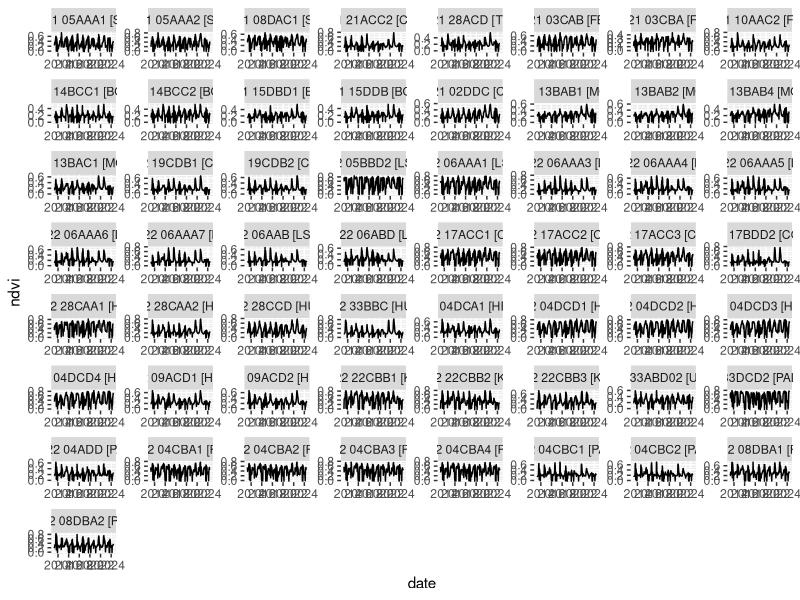
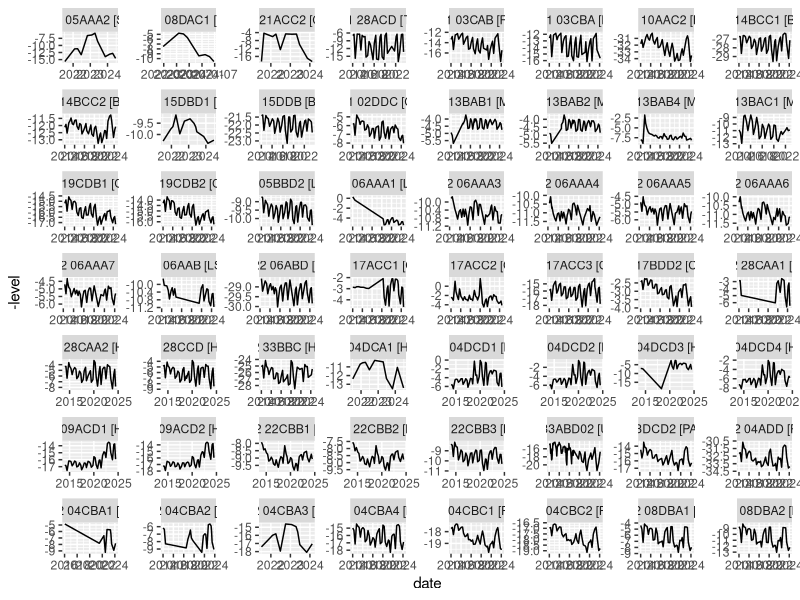
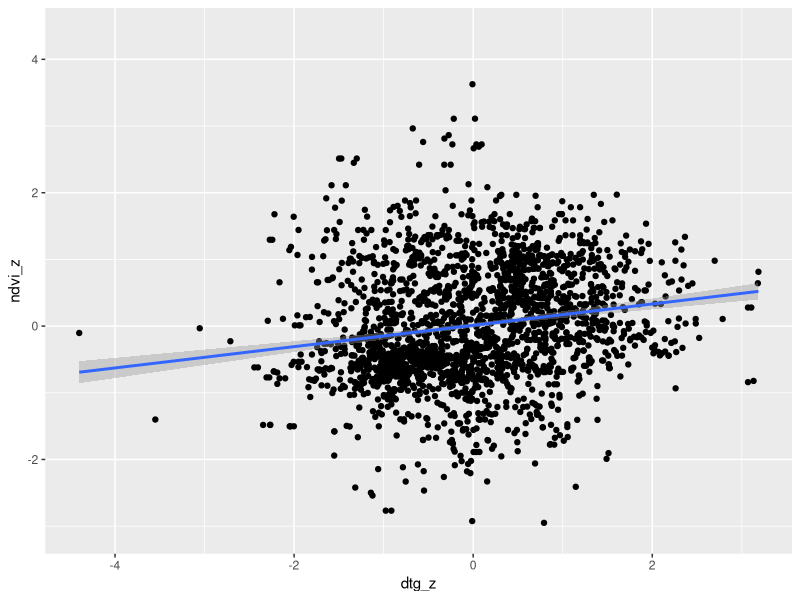

Source code (R) for these figures, in order:
library(tidyverse)
# install.packages("zoo")
library(zoo)
options(scipen = 99999)

ndvi_ts <- read_csv("data/L8_2013_2024.csv")
#ndvi_ts <- read_csv("data/NDVI_time_series.csv")

ndvi <- ndvi_ts %>% 
  mutate(date = make_date(year = year, month = month, day = day),
         ndvi = NDVI) %>% 
  select(name, ndvi, date) %>% 
  filter(date > "2013-04-10")

# create df of all dates in landsat 8 observation period
full_time <- seq(min(ndvi$date), max(ndvi$date), by = 'day')

# expand the ndvi df to include all these dates

ndvi_full <- ndvi %>% 
  group_by(name) %>% 
  complete(date = full_time) %>% 
  ungroup()

# interpolate (will fill in now that all needed dates are present)

ndvi_inter <- ndvi_full %>% 
  group_by(name) %>% 
  mutate(ndvi = na.approx(ndvi, na.rm = F))

ggplot(ndvi_inter, aes(x = date, y = ndvi, group = name))+
  geom_line()+
  facet_wrap(~name, scales = "free")

# levels for these aquifers:

alluv_levels <- read_csv("data/Near-stream_alluvial-aquifer_water_levels.csv",
                         skip = 2, col_names = T)

alluvial <- alluv_levels %>% 
  transmute(date = as.POSIXct(lev_timestamp, tryFormats = c("%m/%d/%Y")),
            name = station_nm, lat = y, lon = x, level = lev_va)

filter(alluvial, year(date) > 2013) %>% 
ggplot(aes(x = date, y = -level, group = name))+
  geom_line()+
  facet_wrap(~name, scales = "free")

# exact date matches... are not a lot.. not a lot of rpt msmsts for sites
# interpolation? (use same methodology as MODIS??)

# could either filter sites in terms of data continuity or utilize the paucity..

# sample size is too low

alluvial_ndvi <- full_join(alluvial, ndvi_inter) %>% 
  filter(year(date) >= 2013)

# filter to dry months (April, May, and June)

dry_months <- filter(alluvial_ndvi)
#, month(date) %in% c(4,5,6)

alluvial_stats <- dry_months %>% 
  group_by(name) %>% 
  summarise(ndvi_mean = mean(ndvi, na.rm = T), 
            ndvi_sd = sd(ndvi, na.rm = T),
            dtg_mean = mean(level, na.rm = T), 
            dtg_sd = sd(level, na.rm = T)
            ) %>% 
  ungroup()

# bind back to the other DF to compute z-scores

z_scores <- left_join(dry_months, alluvial_stats) %>% 
  filter(!is.na(ndvi)) %>% 
  mutate(ndvi_z = (ndvi - ndvi_mean)/ndvi_sd,
         dtg_z = (level - dtg_mean)/dtg_sd
  )

ggplot(z_scores, aes(x = dtg_z, y = ndvi_z))+
  geom_point()+
  geom_smooth(method = "lm")

summary(lm(ndvi_z ~ dtg_z, z_scores))
